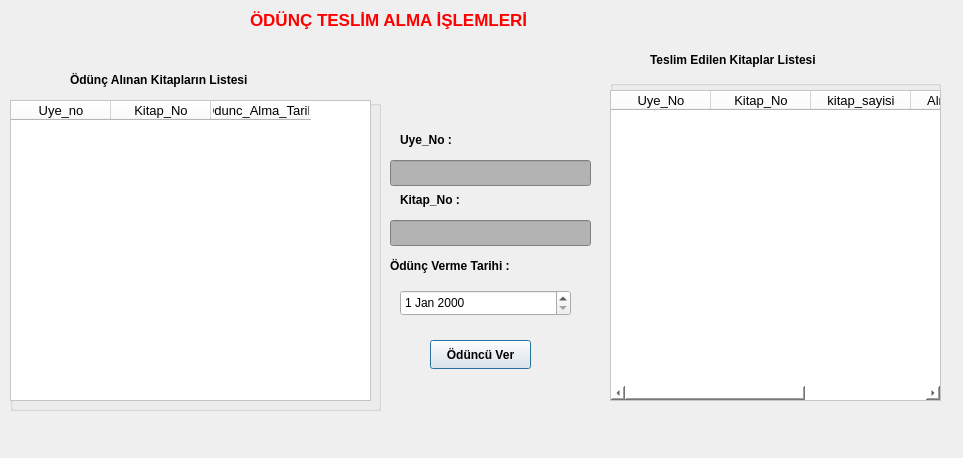
<?xml version="1.0" encoding="UTF-8"?>
<ui version="4.0">
 <class>Dialog4</class>
 <widget class="QDialog" name="Dialog4">
  <property name="geometry">
   <rect>
    <x>0</x>
    <y>0</y>
    <width>963</width>
    <height>458</height>
   </rect>
  </property>
  <property name="windowTitle">
   <string>Dialog</string>
  </property>
  <widget class="QLabel" name="label">
   <property name="geometry">
    <rect>
     <x>250</x>
     <y>10</y>
     <width>361</width>
     <height>20</height>
    </rect>
   </property>
   <property name="font">
    <font>
     <pointsize>13</pointsize>
     <bold>true</bold>
    </font>
   </property>
   <property name="styleSheet">
    <string notr="true">color: rgb(255, 0, 0);</string>
   </property>
   <property name="text">
    <string>ÖDÜNÇ TESLİM ALMA İŞLEMLERİ</string>
   </property>
  </widget>
  <widget class="QGroupBox" name="GroupBox_2">
   <property name="geometry">
    <rect>
     <x>10</x>
     <y>100</y>
     <width>371</width>
     <height>311</height>
    </rect>
   </property>
   <property name="title">
    <string/>
   </property>
   <widget class="QTableWidget" name="txtKitapOduncDurumu">
    <property name="geometry">
     <rect>
      <x>0</x>
      <y>0</y>
      <width>361</width>
      <height>301</height>
     </rect>
    </property>
    <property name="font">
     <font>
      <pointsize>10</pointsize>
      <bold>false</bold>
     </font>
    </property>
    <property name="styleSheet">
     <string notr="true">background-color: rgb(255, 255, 255);</string>
    </property>
    <property name="editTriggers">
     <set>QAbstractItemView::EditTrigger::NoEditTriggers</set>
    </property>
    <property name="selectionBehavior">
     <enum>QAbstractItemView::SelectionBehavior::SelectRows</enum>
    </property>
    <column>
     <property name="text">
      <string>Uye_no</string>
     </property>
    </column>
    <column>
     <property name="text">
      <string>Kitap_No</string>
     </property>
    </column>
    <column>
     <property name="text">
      <string>Odunc_Alma_Tarihi</string>
     </property>
    </column>
   </widget>
  </widget>
  <widget class="QLabel" name="label_5">
   <property name="geometry">
    <rect>
     <x>70</x>
     <y>70</y>
     <width>331</width>
     <height>20</height>
    </rect>
   </property>
   <property name="font">
    <font>
     <bold>true</bold>
    </font>
   </property>
   <property name="text">
    <string>Ödünç Alınan Kitapların Listesi</string>
   </property>
  </widget>
  <widget class="QGroupBox" name="GroupBox_3">
   <property name="geometry">
    <rect>
     <x>610</x>
     <y>80</y>
     <width>331</width>
     <height>321</height>
    </rect>
   </property>
   <property name="title">
    <string/>
   </property>
   <widget class="QTableWidget" name="txtKitapGecmisOduncDurumu">
    <property name="geometry">
     <rect>
      <x>0</x>
      <y>10</y>
      <width>331</width>
      <height>311</height>
     </rect>
    </property>
    <property name="font">
     <font>
      <pointsize>10</pointsize>
      <bold>false</bold>
     </font>
    </property>
    <property name="styleSheet">
     <string notr="true">background-color: rgb(255, 255, 255);</string>
    </property>
    <property name="editTriggers">
     <set>QAbstractItemView::EditTrigger::NoEditTriggers</set>
    </property>
    <property name="selectionBehavior">
     <enum>QAbstractItemView::SelectionBehavior::SelectRows</enum>
    </property>
    <column>
     <property name="text">
      <string>Uye_No</string>
     </property>
    </column>
    <column>
     <property name="text">
      <string>Kitap_No</string>
     </property>
    </column>
    <column>
     <property name="text">
      <string>kitap_sayisi</string>
     </property>
    </column>
    <column>
     <property name="text">
      <string>Alma_Tarihi</string>
     </property>
    </column>
    <column>
     <property name="text">
      <string>Borc</string>
     </property>
    </column>
   </widget>
  </widget>
  <widget class="QLabel" name="label_6">
   <property name="geometry">
    <rect>
     <x>650</x>
     <y>50</y>
     <width>221</width>
     <height>20</height>
    </rect>
   </property>
   <property name="font">
    <font>
     <bold>true</bold>
    </font>
   </property>
   <property name="text">
    <string>Teslim Edilen Kitaplar Listesi</string>
   </property>
  </widget>
  <widget class="QLineEdit" name="txtUyeNo">
   <property name="geometry">
    <rect>
     <x>390</x>
     <y>160</y>
     <width>201</width>
     <height>26</height>
    </rect>
   </property>
   <property name="styleSheet">
    <string notr="true">background-color: rgb(179, 179, 179);</string>
   </property>
   <property name="readOnly">
    <bool>true</bool>
   </property>
  </widget>
  <widget class="QLineEdit" name="txtKitapNo">
   <property name="geometry">
    <rect>
     <x>390</x>
     <y>220</y>
     <width>201</width>
     <height>26</height>
    </rect>
   </property>
   <property name="styleSheet">
    <string notr="true">background-color: rgb(179, 179, 179);</string>
   </property>
  </widget>
  <widget class="QPushButton" name="BtnOduncuVer">
   <property name="geometry">
    <rect>
     <x>430</x>
     <y>340</y>
     <width>101</width>
     <height>29</height>
    </rect>
   </property>
   <property name="font">
    <font>
     <bold>true</bold>
    </font>
   </property>
   <property name="text">
    <string>Ödüncü Ver</string>
   </property>
  </widget>
  <widget class="QDateEdit" name="dateEdit">
   <property name="geometry">
    <rect>
     <x>400</x>
     <y>290</y>
     <width>171</width>
     <height>26</height>
    </rect>
   </property>
  </widget>
  <widget class="QLabel" name="label_4">
   <property name="geometry">
    <rect>
     <x>400</x>
     <y>130</y>
     <width>81</width>
     <height>20</height>
    </rect>
   </property>
   <property name="font">
    <font>
     <bold>true</bold>
    </font>
   </property>
   <property name="text">
    <string>Uye_No :</string>
   </property>
  </widget>
  <widget class="QLabel" name="label_7">
   <property name="geometry">
    <rect>
     <x>400</x>
     <y>190</y>
     <width>81</width>
     <height>20</height>
    </rect>
   </property>
   <property name="font">
    <font>
     <bold>true</bold>
    </font>
   </property>
   <property name="text">
    <string>Kitap_No :</string>
   </property>
  </widget>
  <widget class="QLabel" name="label_8">
   <property name="geometry">
    <rect>
     <x>390</x>
     <y>250</y>
     <width>161</width>
     <height>31</height>
    </rect>
   </property>
   <property name="font">
    <font>
     <bold>true</bold>
    </font>
   </property>
   <property name="text">
    <string>Ödünç Verme Tarihi :</string>
   </property>
  </widget>
 </widget>
 <resources/>
 <connections/>
</ui>
